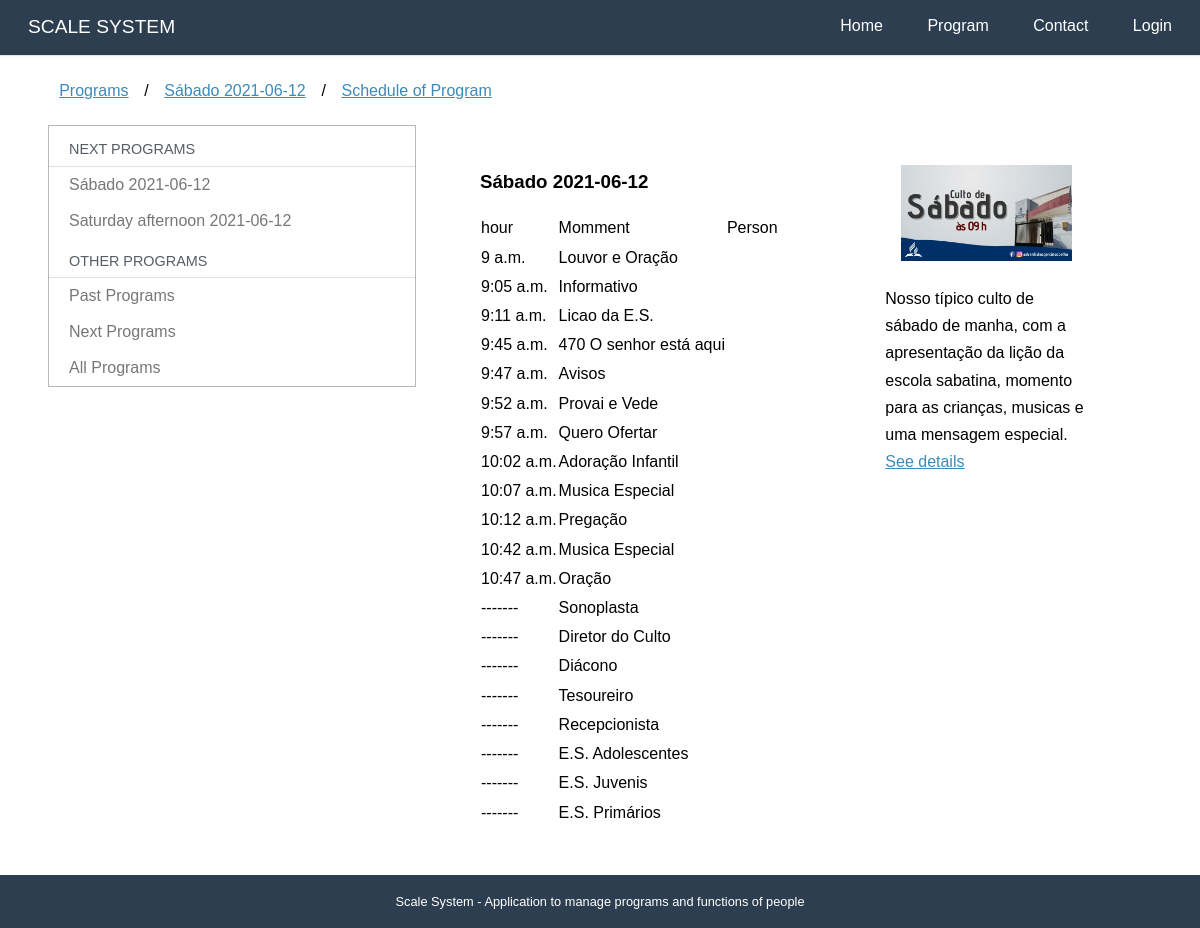
The app's page /programs/36/program with its own data.
### programs/models.py (models this page shows, shortened)
class Program (models.Model):
    SATURDAY = 'SA'
    SATURDAYAFTERNOON = 'JA'
    WEDNESDAY = 'WE'
    SUNDAY = 'SN'
    FRIDAY = 'FR'
    SPECIAL = 'SP'
    WEEKPFPRAYER = 'WP'
    PROGRAMTYPES = [
        (SATURDAY, _('Saturday')),
        (SATURDAYAFTERNOON, _('Saturday afternoon')),
        (WEDNESDAY, _('Wednesday')),
        (SUNDAY,_('Sunday')),
        (FRIDAY, _('Friday')),
        (SPECIAL, _('Special')),
        (WEEKPFPRAYER,_('Week of Prayer'))
    ]
    name = models.CharField(
        max_length=2,
        choices=PROGRAMTYPES
    )
    description = models.TextField(_('Simple Description'), blank=True)
    date = models.DateField(_("Date"), auto_now=False, auto_now_add=False, null=True,blank=False)
    image = models.ImageField(_("Image"), upload_to='program',null=True,blank=True)
    transmission = models.URLField(_("Transmission Link"), max_length=200,null=True,blank=True)
    room = models.URLField(_("Room Link"), max_length=200,null=True,blank=True)
    presential = models.BooleanField(_("Presential?"),default=False)
    iscription = models.BooleanField(_("Needs subscription?"),default=True)
    created_at = models.DateTimeField(_("Created at"), auto_now_add=True)
    updated_at = models.DateTimeField(_('Updated at'), auto_now=True)
    def typeprogram(self):
        for l in Program.PROGRAMTYPES:
            if l[0] == self.name:
                return _(l[1])
        return ""
    def __str__(self):
        return self.typeprogram() + ((' '+str(self.date)) if self.date else (" " + _("Template")))
    class Meta:
        verbose_name = _("Program")
        verbose_name_plural = _("Programs")
        ordering = ['date']

class ProgramTime(models.Model):
    desc = models.CharField(_("Description"), max_length=50, null=True,blank=True)
    program = models.ForeignKey("programs.Program", verbose_name=_("Program"), on_delete=models.CASCADE)
    function = models.ForeignKey("ministries.Function", verbose_name=_("Function"), null=True,blank=True, on_delete=models.SET_NULL)
    lookup = models.ForeignKey("programs.ProgramTime", verbose_name=_("Same as"), on_delete=models.SET_NULL,null=True,blank=True)
    time = models.TimeField(_("Time"), auto_now=False, auto_now_add=False, null=True,blank=True)
    person = models.ManyToManyField("accounts.User", verbose_name=_("Person"), blank=True, related_name="person")
    confirmmed = models.ManyToManyField("accounts.User", verbose_name=_("Confirmmed"), blank=True, related_name="confirmmed")
    created_at = models.DateTimeField(_("Created at"), auto_now_add=True)
    updated_at = models.DateTimeField(_('Updated at'), auto_now=True)
    class Meta:
        verbose_name = _("Program Time")
        verbose_name_plural = _("Program Times")
        ordering = ['program__date','program__name','time']
    def people(self):
        return self.person.get_queryset() if len(self.person.get_queryset()) else self.lookup.people() if self.lookup else []
    def name(self):
        return str(self.desc) if self.desc else str(self.function)

### programs/views.py (the view)
# urls.py: path('<int:program>', views.description,  name='description'),
def program(request, program):
    template_name = "programs/program.html"
    pg = get_object_or_404(Program.objects,pk=program)
    pt = list(ProgramTime.objects.filter(program = pg, time__isnull=False))
    aux = list(ProgramTime.objects.filter(program = pg, time__isnull=True))
    table = EditPersonForm(instance=pt + aux, edit = request.user.has_perm('programs.change_program'))
    context = {'program':pg, "programtime":pt, "aux":aux}
    context['resume'] = utils.resume_programs()
    return render(request, template_name, context)

### programs/utils.py (called while the page is built)
def resume_programs():
    return Program.objects.filter(date__gte = date.today())[:3]

### programs/templates/programs/program.html (shortened to what this page needs)
{% extends "programs/description.html" %}
{% load i18n %}
{% block breadcrumb %}
{{ block.super }}
<li>/</li>
<li><a href="{% url 'programs:program' program.pk %}">{% translate "Schedule of Program" %}</a></li>
{% endblock %}
{% block description_content %}
{% if programtime %}
<table>
    <thead>
        <tr>
            <td>{% translate 'hour' %}</td>
            <td>{% translate 'Momment' %}</td>
            <td>{% translate 'Person' %}</td>
        </tr>
    </thead>
    {% for pt in programtime %}
    <tr>
        <td>
            {% if pt.time %}
            {{pt.time}}
            {% else%}
            -------
            {% endif %}
        </td>
        <td>{{pt.name}}</td>
        <td>
        </td>
    </tr>
    {% endfor %}
    {% for pt in aux %}
    <tr>
        <td>
            {% if pt.time %}
            {{pt.time}}
            {% else%}
            -------
            {% endif %}
        </td>
        <td>{{pt.name}}</td>
        <td>
        </td>
    </tr>
    {% endfor %}
</table>
{% else %}
<form method="POST">
        {% csrf_token %}
        {{table}}
    <input type="submit"/>
    </form>
{% endif %}
{% endblock %}
{% block cross_link %}
<a href="{% url 'programs:description' program.pk %}">{% translate "See details" %}</a>
{% endblock %}

### programs/templates/programs/description.html (shortened to what this page needs)
{% extends "programs/dashboard.html" %}
{% load i18n static %}
{% block breadcrumb %}
{{ block.super }}
<li>/</li>
<li><a href="{% url 'programs:description' program.pk %}">{{program}}</a></li>
{% endblock %}
{% block dashboard_content %}
<div class="pure-g-r content-ribbon">
    <div class="pure-u-2-3">
        <h3>{{program}}</h3>
        {% block description_content %}{% endblock %}
    </div>
    <div class="pure-u-1-3">
        <div class="l-box">
            {% if program.image %}
            <img src="{{ program.image.url }}" alt="{{ program }}" />
            {% else %}
            <img src="{% static 'programs/img/400x250.png' %}" alt="{{ program }}" />
            {% endif %}
        </div>
        <p> {{program.description}}<br>
            {% block cross_link %}{% endblock %}
        </p>
    </div>
</div>
{% endblock %}

### programs/templates/programs/dashboard.html (shortened to what this page needs)
{% extends "base.html" %}
{% load i18n %}
{% block content %}
<div class="pure-g-r content-ribbon">
    <div class="pure-u-1">
        <ul class="breadcrumb">
            {% block breadcrumb %}
            <li><a href="{% url 'programs:dashboard' %}">{% translate "Programs" %}</a></li>
            {% endblock %}
        </ul>
    </div>
    <div class="pure-u-1-3">
        <div class="pure-menu pure-menu-open">
            <a class="pure-menu-heading">{% translate "Next Programs" %}</a>
            <ul>
                {% if resume %}
                {% for pg in resume %}
                <li><a href="{% url 'programs:description' pg.pk %}">{{pg}}</a></li>
                {% endfor %}
                {% else %}
                {% translate "There are no one programs soon" %}
                {% endif %}
                <li class="pure-menu-heading">{% translate "Other Programs" %}</li>
                <li><a href="{% url 'programs:past' %}">{% translate "Past Programs" %}</a></li>
                <li><a href="{% url 'programs:next' %}">{% translate "Next Programs" %}</a></li>
                <li><a href="{% url 'programs:all' %}">{% translate "All Programs" %}</a></li>
            </ul>
        </div>
    </div>
    <div class="pure-u-2-3">
        <div class="inner">
            {% block dashboard_content %}
            {% endblock %}
        </div>
    </div>
</div>
{% endblock %}

### core/static/core/css/pure-min.css (style rules this page uses)
html { font-size:100%;-ms-text-size-adjust:100%;-webkit-text-size-adjust:100% }
html,button,input,select,textarea { font-family:sans-serif }
body { margin:0 }
h3 { font-size:1.17em;margin:1em 0 }
p,pre { margin:1em 0 }
dl,menu,ol,ul { margin:1em 0 }
menu,ol,ul { padding:0 0 0 40px }
img { border:0;-ms-interpolation-mode:bicubic }
table { border-collapse:collapse;border-spacing:0 }
.pure-u-1,.pure-u-1-2,.pure-u-1-3,.pure-u-2-3,.pure-u-1-4,.pure-u-3-4,.pure-u-1-5,.pure-u-2-5,.pure-u-3-5,.pure-u-4-5,.pure-u-1-6,.pure-u-5-6,.pure-u-1-8,.pure-u-3-8,.pure-u-5-8,.pure-u-7-8,.pure-u-1-12,.pure-u-5-12,.pure-u-7-12,.pure-u-11-12,.pure-u-1-24,.pure-u-5-24,.pure-u-7-24,.pure-u-11-24,.pure-u-13-24,.pure-u-17-24,.pure-u-19-24,.pure-u-23-24 { display:inline-block;*display:inline;zoom:1;letter-spacing:normal;word-spacing:normal;vertical-align:top;text-rendering:auto }
.pure-u-1 { width:100% }
.pure-u-1-3 { width:33.3333%;*width:33.3023% }
.pure-u-2-3 { width:66.6667%;*width:66.6357% }
.pure-g-r { letter-spacing:-.31em;*letter-spacing:normal;*word-spacing:-.43em;font-family:FreeSans,Arimo,"Droid Sans",Helvetica,Arial,sans-serif;display:-webkit-flex;-webkit-flex-flow:row wrap;display:-ms-flexbox;-ms-flex-flow:row wrap }
.pure-g-r [class *="pure-u"] { font-family:sans-serif }
.pure-g-r img { max-width:100%;height:auto }
.pure-menu ul { position:absolute;visibility:hidden }
.pure-menu.pure-menu-open { visibility:visible;z-index:2;width:100% }
.pure-menu ul { left:-10000px;list-style:none;margin:0;padding:0;top:-10000px;z-index:1 }
.pure-menu>ul { position:relative }
.pure-menu-open>ul { left:0;top:0;visibility:visible }
.pure-menu li { position:relative }
.pure-menu a,.pure-menu .pure-menu-heading { display:block;color:inherit;line-height:1.5em;padding:5px 20px;text-decoration:none;white-space:nowrap }
.pure-menu li a { padding:5px 20px }
.pure-menu.pure-menu-open,.pure-menu.pure-menu-horizontal li .pure-menu-children { background:#fff;border:1px solid #b7b7b7 }
.pure-menu a { border:1px solid transparent;border-left:0;border-right:0 }
.pure-menu a,.pure-menu .pure-menu-can-have-children>li:after { color:#777 }
.pure-menu .pure-menu-heading { color:#565d64;text-transform:uppercase;font-size:90%;margin-top:.5em;border-bottom-width:1px;border-bottom-style:solid;border-bottom-color:#dfdfdf }

### core/static/core/css/styles.css (style rules this page uses)
* { -webkit-box-sizing: border-box; -moz-box-sizing: border-box; box-sizing: border-box; }
body { margin: 0 auto; line-height: 1.7em; }
a { color: #3b8bba; }
.l-box { padding: 1em; }
.content .content-ribbon { margin: 1.5em 3em; }
.inner { padding: 0em 1em; }
.inner p { margin-top: 0; }
ul.breadcrumb { padding: 0; }
ul.breadcrumb li { display: inline-block; }
ul.breadcrumb li a { display: inline-block; padding: 0.3em 0.7em; }

### records on screen
Program: name+date "Sábado 2021-06-12", image (picture), description "Nosso típico culto de sábado de manha, com a apresentação da lição da escola sabatina, momento para as crianças, musicas e uma mensagem especial."
Program: name+date "Saturday afternoon 2021-06-12"
ProgramTime: time "9 a.m.", name "Louvor e Oração"
ProgramTime: time "9:05 a.m.", name "Informativo"
ProgramTime: time "9:11 a.m.", name "Licao da E.S."
ProgramTime: time "9:45 a.m.", name "470 O senhor está aqui"
ProgramTime: time "9:47 a.m.", name "Avisos"
ProgramTime: time "9:52 a.m.", name "Provai e Vede"
ProgramTime: time "9:57 a.m.", name "Quero Ofertar"
ProgramTime: time "10:02 a.m.", name "Adoração Infantil"
ProgramTime: time "10:07 a.m.", name "Musica Especial"
ProgramTime: time "10:12 a.m.", name "Pregação"
ProgramTime: time "10:42 a.m.", name "Musica Especial"
ProgramTime: time "10:47 a.m.", name "Oração"
ProgramTime: name "Sonoplasta"
ProgramTime: name "Diretor do Culto"
ProgramTime: name "Diácono"
ProgramTime: name "Tesoureiro"
ProgramTime: name "Recepcionista"
ProgramTime: name "E.S. Adolescentes"
ProgramTime: name "E.S. Juvenis"
ProgramTime: name "E.S. Primários"
